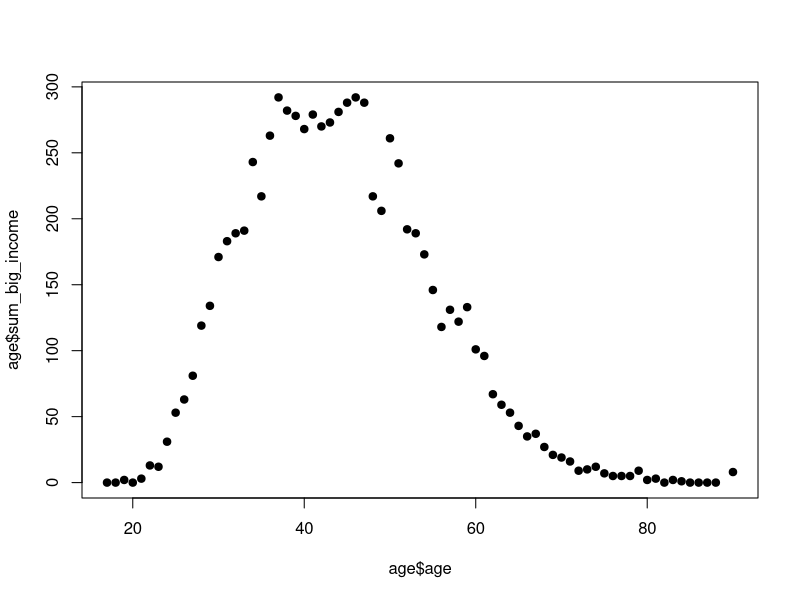
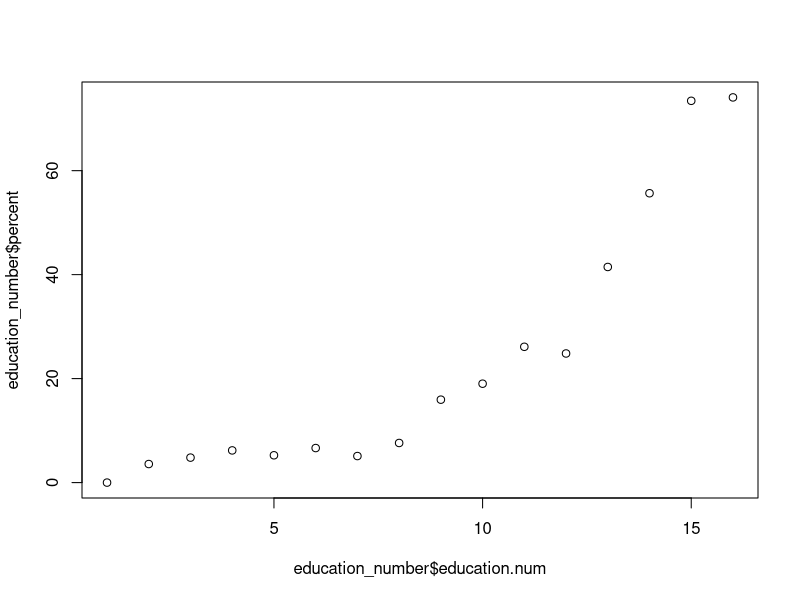

Write R code to recreate these figures, in order.
setwd("C:/Users/Lenovo/Documents/57357R/Final_Project/R_Project")
library(tidyverse)
df=read.csv("census_income_original_2.csv")

df[df$ID==5,]
df[32562,]
#Selecting non repeated IDs
df=df[1:32561,]
df=df%>% mutate(income_more50K= income==">50K")
str(df)
summary(df)
subset(df)

#Question 1 
unique(df$income)
unique(df$income_c)
unique(df$age)

age=df %>%group_by(age)%>% summarise(sum_big_income=sum(income_more50K)) %>% arrange(-sum_big_income)
summary(age)
str(age)
plot(age$age,age$sum_big_income,pch=19)
x=age[1:15,"age"] %>% arrange(age)
x
y=age[age$sum_big_income==0,"age"]
y
paste("so from the graph we notice that ages:",x,"has the largest opportunity to have income more than 50k while ages",y,"always have income less than 50")

#Question 2

df[df$Gender=="M"|df$Gender=="m"|df$Gender=="malee"|df$Gender=="male"|df$Gender=="m ","Gender"]="Male"
df[df$Gender=="female"|df$Gender=="f","Gender"]="Female"
unique(df$Gender)

hours=df %>% group_by(hours.per.week) %>% summarise(cnt=n())
df %>% filter(Gender=="Male") %>% group_by(hours.per.week) %>% summarise(cnt=n()) %>% arrange(-cnt) %>% head(1)
df%>% filter(Gender=="Female")%>% group_by(hours.per.week) %>% summarise(cnt=n()) %>% arrange(-cnt) %>% head(1)
gender_equality=df %>% filter(hours.per.week==40) %>%group_by(Gender) %>% summarise(cnt=n(),sum_income=sum(income_more50K),percent_high=sum_income/cnt*100)
 
male_percent=gender_equality[gender_equality$Gender=="Male","percent_high"]
female_percent=gender_equality[gender_equality$Gender=="Female","percent_high"]
paste("No we didin't achieve gender equality because for people who works 40 hours per week the male percentage of having income more than 50 k is:",round(male_percent,3),"while the female percentage is:",round(female_percent,3))

#Question 3
unique(df$workclass)
workclass=df %>%group_by(workclass) %>% summarise(cnt=n(),income=sum(income_more50K),percent=income/cnt*100 )
print("Workclass could be an income predictor as percentage of having income more than 50 k changes from workclass to another")
unique(df$race)
race=df %>%group_by(race) %>% summarise(cnt=n(),income=sum(income_more50K),percent=income/cnt*100 )
print("race could be an income predictor as percentage of having income more than 50 k changes from race to another")

unique(df$education)
education=df %>%group_by(education) %>% summarise(cnt=n(),income=sum(income_more50K),percent=income/cnt*100)%>%arrange(-percent)
print("Education has high effect on the percent of having high income as high education degrees has more percentage of having high income")
unique(df$education.num)
education_number=df %>%group_by(education.num) %>% summarise(cnt=n(),income=sum(income_more50K),percent=income/cnt*100)%>%arrange(-percent)
print("Number of years of education has high effect on the percent of having high income as by increasing the years of education the percentage increases and it seems like linear relation in this graph")
plot(education_number$education.num,education_number$percent)

print("So Workclass,race and education can be also an income predictors")
